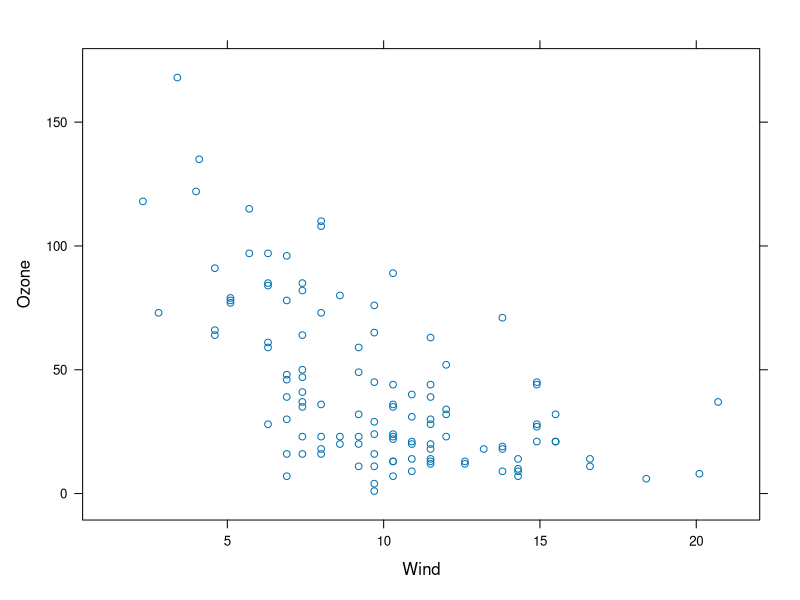
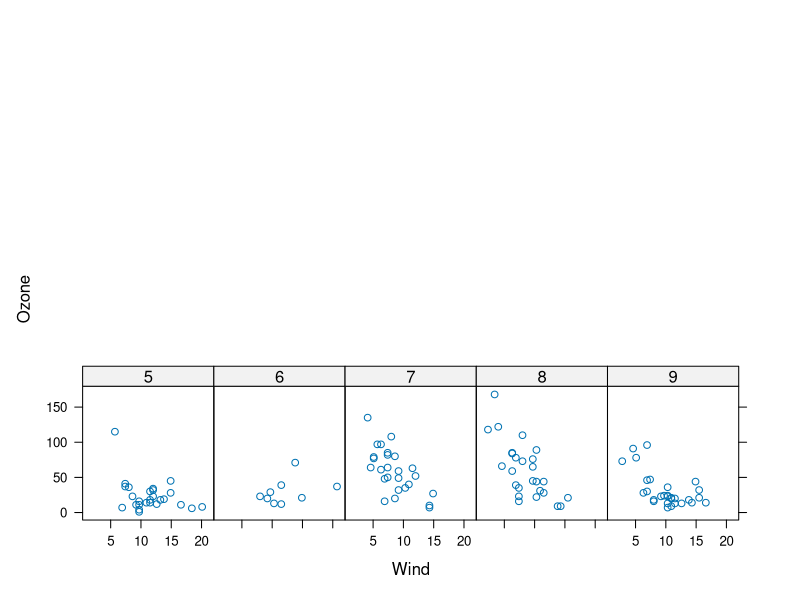
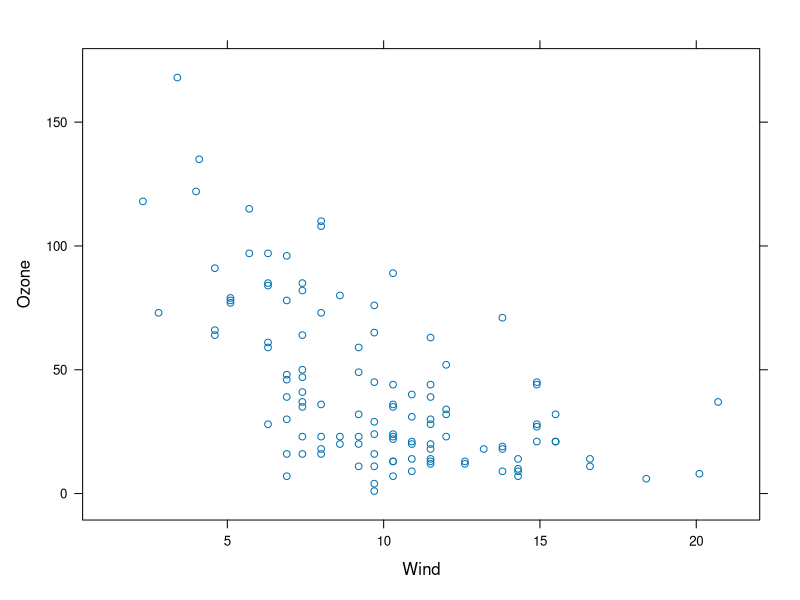
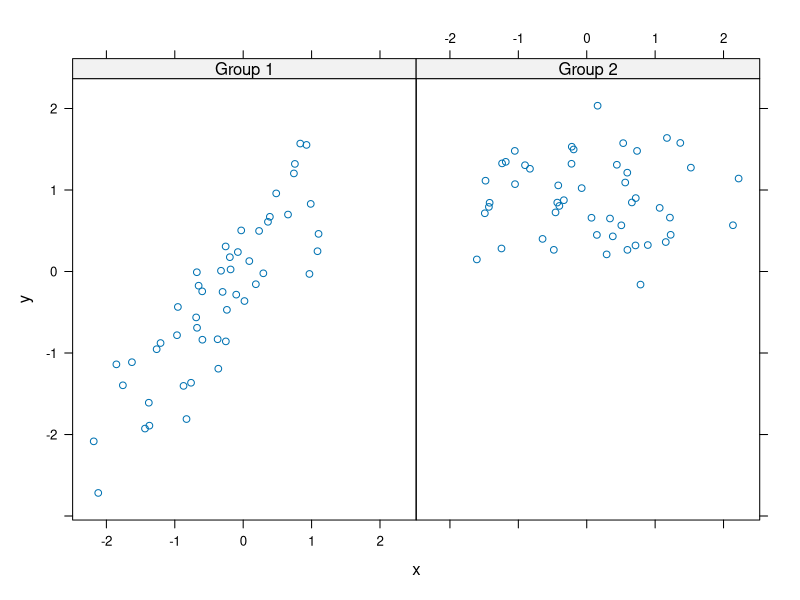
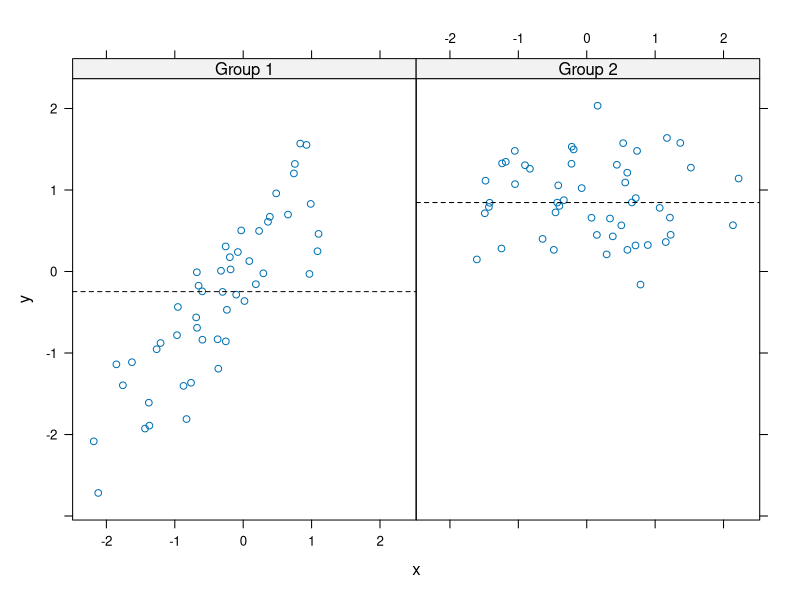
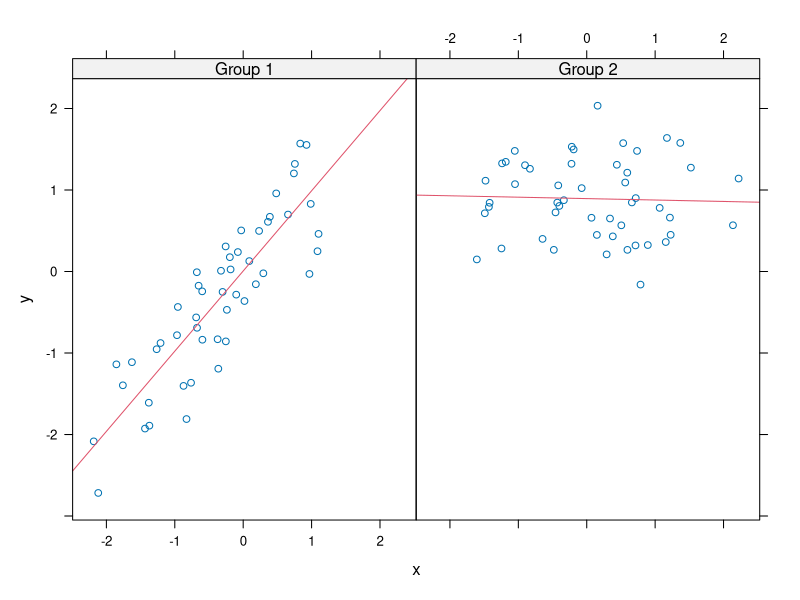

Write R code to recreate these figures, in order.
#Lattice Plotting
library(lattice)
library(datasets)
xyplot(Ozone ~ Wind,data = airquality)

#2
library(datasets)
library(lattice)
#convert Month in to a factor variable
airquality<-transform(airquality,Month=factor(Month))
xyplot(Ozone ~Wind | Month, data=airquality,layout=c(5,3))

#3
x<- xyplot(Ozone ~ Wind,data=airquality)
x

##Lattice Panel Function
#4
set.seed(10)
x<-rnorm(100)
f<-rep(0:1,each=50)
y<-x+f-f*x+rnorm(100,sd=0.5)
f<- factor(f,labels = c("Group 1","Group 2"))
xyplot(y~x|f,layout=c(2,1)) #plot with 2 panels

#Custom panel function
#1
xyplot(y ~ x|f,panel = function(x,y, ...){
  panel.xyplot(x,y, ...) #first call the default panel for xyplot
  panel.abline(h=median(y),lty=2) #Add a horizontal like at the media
})

#2
xyplot(y ~ x|f,panel = function(x,y, ...){
  panel.xyplot(x,y, ...) #first call the default panel for xyplot
  panel.lmline(x,y,col=2) #Overlay a simple linear regression line
})


